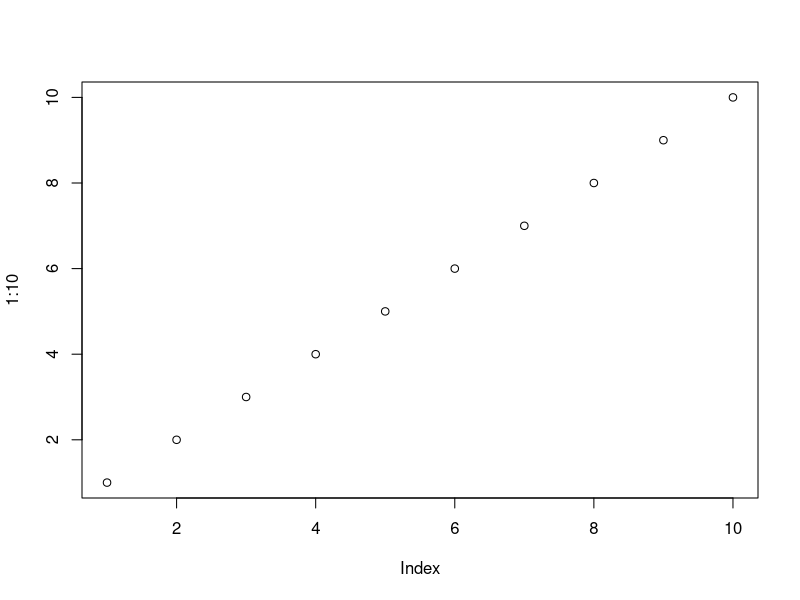
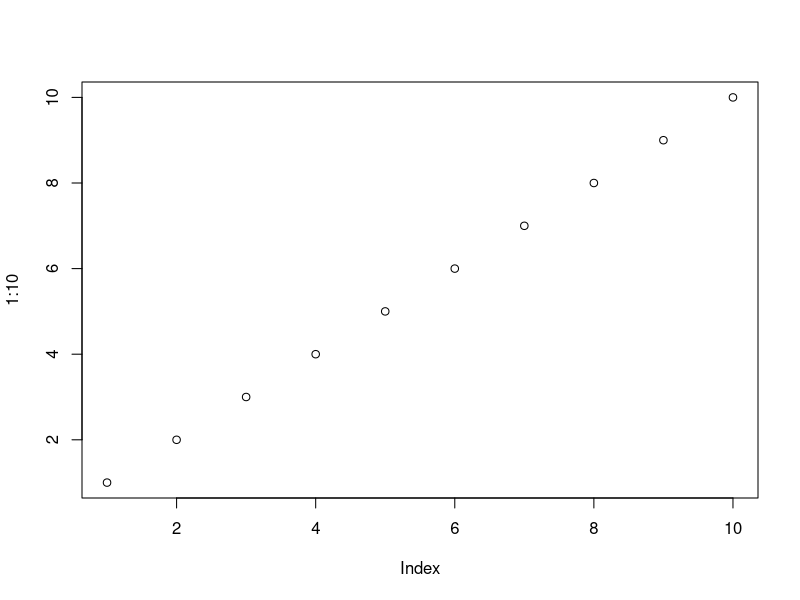
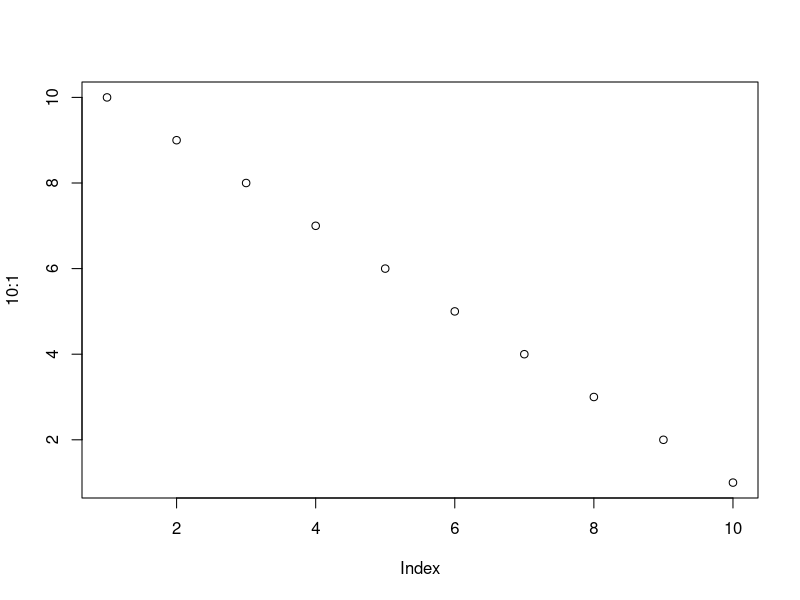
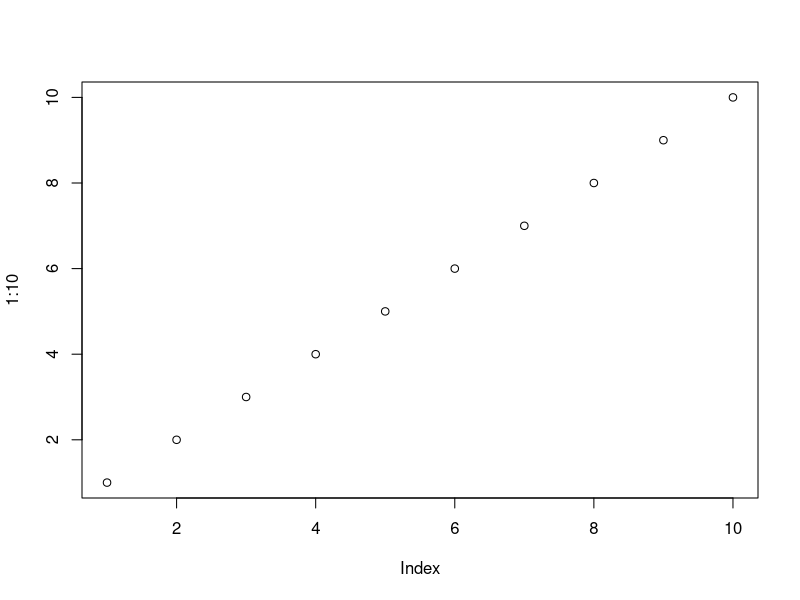
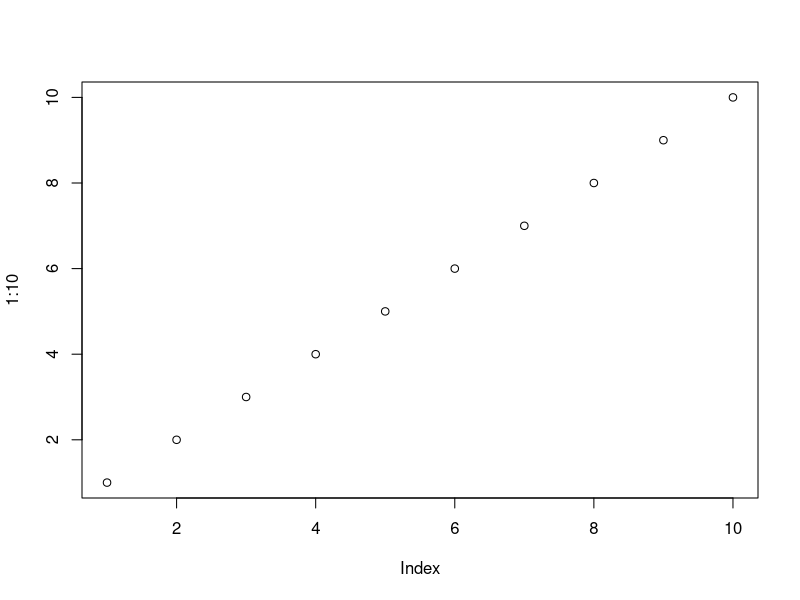
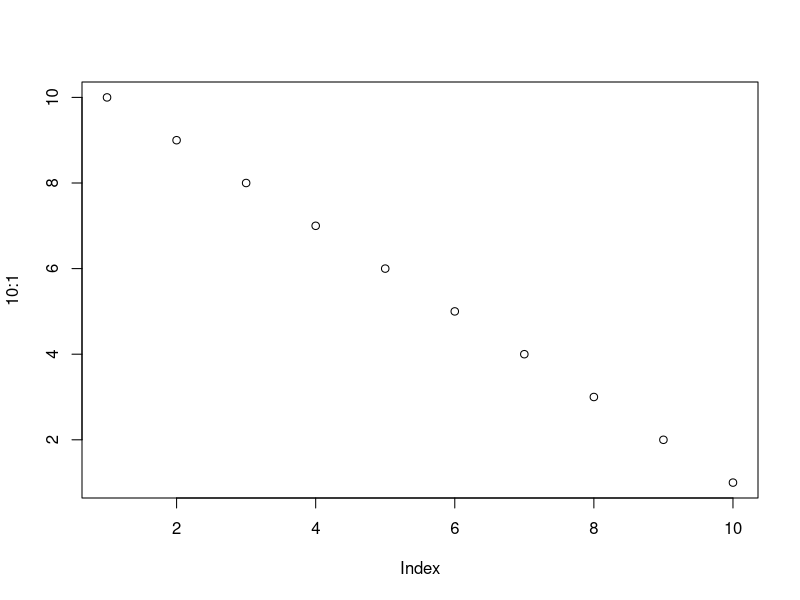

Recreate these plots in R, in order.
## ---- chunk 1
plot(1:10)
## ---- chunk 2
plot(1:10)
plot(10:1)
## ---- chunk 3
plot(1:10)
## ---- chunk 4
plot(1:10)
plot(10:1)
